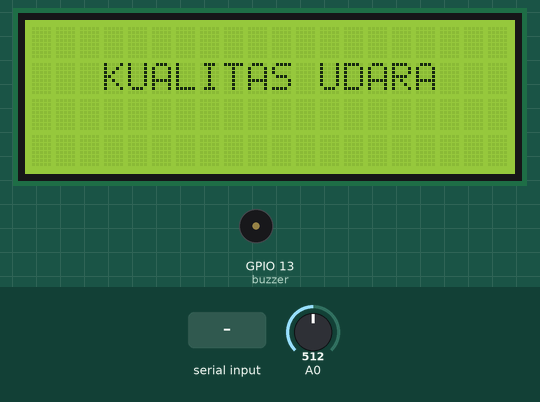
Bench run of a sketch on a simulated ESP8266 (NodeMCU). On the bench: 20×4 character LCD, buzzer (waves = sounding, pin HIGH). Inputs (shaded band) come from the test bench; at power-on: A0 = 512. WiFi joins after 1.5 s; servers stay silent unless stated; what the sketch prints to the serial monitor is not drawn.

Above: at 6.8 s.
At 9.9 s:
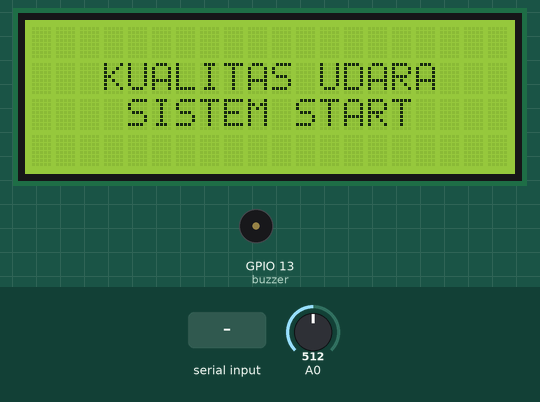
14.1 s: "1" received over the second serial link
At 16.0 s:
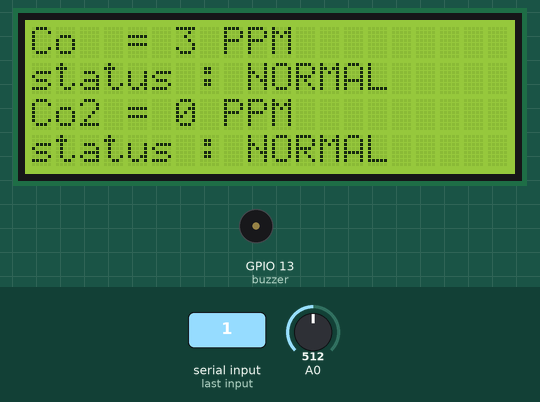
Timing chart, 0 to 17.5 s (numbered marks = the images above; inputs shaded):
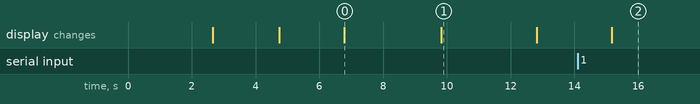

Measured:
- after the input at 14.1 s, the display: changes after 1.1 s (image 2)
- what the display in image 0 shows lasts 3.0 s, from 6.8 s to 9.8 s

The sketch:

CoCo2.ino
```cpp
#include <WiFi.h>
#include <HTTPClient.h>
#include "CTBot.h";
CTBot myBot;
const char* ssid = "ASUSX555Q";
const char* pass = "welcomestark";
const char* host = "monitor-udara.promonissanbogor.com";
//-----------------------------------------//
String token = "1995437905:AAErOdyqPisVpTIrQXc5lBYw-wQM-4YESB8";
const int id = 1647096270; // ID USER
//-----------------------------------------//
#include <Wire.h>
#include <LiquidCrystal_I2C.h>
LiquidCrystal_I2C lcd(0x27, 20, 4);
//-----------------------------------------//
#define pinSensor 36                           // pin sensor mq7
long RL1 = 1000;                               // 1000 Ohm
long Ro1 = 830;                                // 830 ohm ( SILAHKAN DISESUAIKAN)
int sensorvalue;
int outputmq;
int CO;
double Rs1;
double VRL1;
#define buzzer 13
//-----------------------------------------//
#include <SoftwareSerial.h>
SoftwareSerial co2Serial(32, 33);              // define MH-Z19 RX TX D3 (GPIO0) and D4 (GPIO2)
int ppm_uart;
int outputmhz;
int CO2;
//-----------------------------------------//
int period = 200;
unsigned long time_now = 0;
//-----------------------------------------//
int datakirim = 0;
int waktubuzzer1 = 0, buzzer1, flagbuzzer1 = false;
//-----------------------------------------//
int flagtco1 = false, flagtco2 = false, flagtco3 = false;
int flagtco21 = false, flagtco22 = false, flagtco23 = false;

void setup() {
  Serial.begin(9600);
  lcd.begin();
  //-----------------------------------------//
  co2Serial.begin(9600);
  //-----------------------------------------//
  WiFi.mode(WIFI_OFF);
  delay(1000);
  WiFi.mode(WIFI_STA);
  WiFi.begin(ssid, pass);
  Serial.println("");
  Serial.print("Connecting");
  while (WiFi.status() != WL_CONNECTED)
  {
    Serial.print(".");
    delay(500);
  }
  Serial.println("");
  Serial.print("Connected to ");
  Serial.println(ssid);
  Serial.print("IP address: ");
  Serial.println(WiFi.localIP());
  //-----------------------------------------//
  myBot.wifiConnect(ssid, pass);
  myBot.setTelegramToken(token);
  if (myBot.testConnection()) {
    Serial.println("Koneksi Bot Telegram Berhasil");
  } else {
    Serial.println("Koneksi Bot Telegram Gagal");
  }
  //-----------------------------------------//
  lcd.setCursor(0, 0);
  lcd.print("   Connecting Wifi  ");
  lcd.setCursor(0, 1);
  lcd.print(ssid);
  lcd.setCursor(0, 2);
  lcd.print("                    ");
  lcd.setCursor(0, 3);
  lcd.print("                    ");
  delay(2000);
  lcd.clear();
  //-----------------------------------------//
  lcd.setCursor(0, 0);
  lcd.print("    Connecting to   ");
  lcd.setCursor(0, 1);
  lcd.print(host);
  lcd.setCursor(0, 2);
  lcd.print("                    ");
  lcd.setCursor(0, 3);
  lcd.print("                    ");
  delay(2000);
  lcd.clear();
  //-----------------------------------------//
  lcd.setCursor(0, 0);
  lcd.print("                    ");
  lcd.setCursor(0, 1);
  lcd.print("   KUALITAS UDARA   ");
  delay(3000);
  lcd.setCursor(0, 2);
  lcd.print("    SISTEM START    ");
  lcd.setCursor(0, 3);
  lcd.print("                    ");
  delay(3000);
  lcd.clear();
  //-----------------------------------------//
  pinMode(buzzer, OUTPUT);
  digitalWrite(buzzer, LOW);
}

void loop() {
  if (millis() > time_now + period) {
    time_now = millis();
    TBMessage msg;                             //baca pesan masuk dari telegram
awal :
    SensorMq7();
    SensorMhz19b();

    lcd.setCursor(0, 0);
    lcd.print("Co  = ");
    lcd.setCursor(6, 0);
    lcd.print(CO);
    lcd.print(" PPM     ");
    lcd.setCursor(0, 1);
    lcd.print("status : ");
    lcd.setCursor(9, 1);
    if (CO >= 0 && CO <= 74) {
      lcd.print("NORMAL ");
      flagtco2 = false;
      flagtco3 = false;
      if (flagtco1 == false) {
        flagtco1 = true;
        myBot.sendMessage(id, "Kondisi Co : NORMAL | Cek Website : monitor-udara.promonissanbogor.com");
      }
    } else if (CO >= 75 && CO <= 399) {
      lcd.print("WASPADA");
      flagtco1 = false;
      flagtco3 = false;
      if (flagtco2 == false) {
        flagtco2 = true;
        myBot.sendMessage(id, "Kondisi Co : WASPADA ! | Cek Website : monitor-udara.promonissanbogor.com");
      }
    } else {
      lcd.print("BAHAYA ");
      flagtco1 = false;
      flagtco2 = false;
      if (flagtco3 == false) {
        flagtco3 = true;
        myBot.sendMessage(id, "Kondisi Co : BAHAYA ! | Cek Website : monitor-udara.promonissanbogor.com");
      }
    }

    lcd.setCursor(0, 2);
    lcd.print("Co2 = ");
    lcd.setCursor(6, 2);
    lcd.print(CO2);
    lcd.print(" PPM     ");
    lcd.setCursor(0, 3);
    lcd.print("status : ");
    lcd.setCursor(9, 3);
    if (CO2 >= 0 && CO2 <= 1499) {
      lcd.print("NORMAL ");
      flagtco22 = false;
      flagtco23 = false;
      if (flagtco21 == false) {
        flagtco21 = true;
        myBot.sendMessage(id, "Kondisi Co2 : NORMAL | Cek Website : monitor-udara.promonissanbogor.com");
      }
    } else if (CO2 >= 1500 && CO2 <= 7999) {
      lcd.print("WASPADA");
      flagtco21 = false;
      flagtco23 = false;
      if (flagtco22 == false) {
        flagtco22 = true;
        myBot.sendMessage(id, "Kondisi Co2 : WASPADA ! | Cek Website : monitor-udara.promonissanbogor.com");
      }
    } else {
      lcd.print("BAHAYA ");
      flagtco21 = false;
      flagtco22 = false;
      if (flagtco23 == false) {
        flagtco23 = true;
        myBot.sendMessage(id, "Kondisi Co2 : BAHAYA ! | Cek Website : monitor-udara.promonissanbogor.com");
      }
    }

    if (CO >= 400 || CO2 >= 8000) {
      buzzer1 = 1;
    }

    if (buzzer1 == 1 && waktubuzzer1 < 5) {
      if (flagbuzzer1 == false) {
        flagbuzzer1 = true;
        digitalWrite(buzzer, HIGH);
        delay(50);
      } else {
        digitalWrite(buzzer, LOW);
        flagbuzzer1 = false;
        delay(50);
      }
    }
    if (waktubuzzer1 == 5 && buzzer1 == 1) {
      digitalWrite(buzzer, LOW);
      buzzer1 = 0;
      waktubuzzer1 = 0;
      goto awal;
    }
    if (buzzer1 == 1) {
      waktubuzzer1++;
    }

    datakirim++;
    if (datakirim == 5) {
      KirimData();
      datakirim = 0;
    }

  }
}

void KirimData() {
  WiFiClient client;
  const int httpPort = 80;
  if (!client.connect(host, httpPort)) {
    Serial.println("Connection Failed");
    return;
  }
  String Link;
  HTTPClient http;
  Link = "http://" + String(host) + "/tambah_proses.php?co=" + String(CO) + "&co2=" + String(CO2);
  http.begin(Link);
  http.GET();
  String respon = http.getString();
  Serial.println(Link);
  //  Serial.println(respon);
  http.end();
}

void SensorMhz19b() {
  ppm_uart = readCO2UART();
}

int readCO2UART() {
  byte cmd[9] = {0xFF, 0x01, 0x86, 0x00, 0x00, 0x00, 0x00, 0x00, 0x79};
  char response[9];
  co2Serial.write(cmd, 9); //request PPM CO2
  // clear the buffer
  memset(response, 0, 9);
  int i = 0;
  while (co2Serial.available() == 0) {
    i++;
  }
  if (co2Serial.available() > 0) {
    co2Serial.readBytes(response, 9);
  }
  // print out the response in hexa
  for (int i = 0; i < 9; i++) {
    //    Serial.print(String(response[i], HEX));
    //    Serial.print("   ");
  }
  //  Serial.println("");
  // checksum
  byte check = getCheckSum(response);
  if (response[8] != check) {
    //    Serial.println("Checksum not OK!");
    //    Serial.print("Received: ");
    //    Serial.println(response[8]);
    //    Serial.print("Should be: ");
    //    Serial.println(check);
  }
  // ppm
  const int batasmhz = 50000;
  outputmhz = 256 * (int)response[2] + response[3];
  CO2 = min(outputmhz, batasmhz);
  Serial.print("CO2 : ");
  Serial.print(CO2);
  Serial.println(" ppm");
  // temp
  //  byte temp = response[4] - 40;
  //  Serial.print("Sensor Temperature: ");
  //  Serial.println(temp);
  // status
  byte status = response[5];
  //  Serial.print("Status: ");
  //  Serial.println(status);
  if (status == 0x40) {
    //    Serial.println("Status OK");
  }
  return ppm_uart;
}
byte getCheckSum(char *packet) {
  byte i;
  unsigned char checksum = 0;
  for (i = 1; i < 8; i++) {
    checksum += packet[i];
  }
  checksum = 0xff - checksum;
  checksum += 1;
  return checksum;
}

void SensorMq7() {
  const int batasmq7 = 6400;
  sensorvalue = analogRead(pinSensor);
  VRL1 = sensorvalue * 3.3 / 4095;
  Rs1 = ( 3.3 * RL1 / VRL1 ) - RL1;
  outputmq = 100 * pow(Rs1 / Ro1, -1.53);
  if (outputmq >= 0 && outputmq <= 6400) {
    CO = min(outputmq, batasmq7);
    Serial.print("CO : ");
    Serial.print(CO);
    Serial.println(" ppm");
  } else {
    CO = 6400;
    Serial.print("CO : ");
    Serial.print(CO);
    Serial.println(" ppm");
  }
}
```
